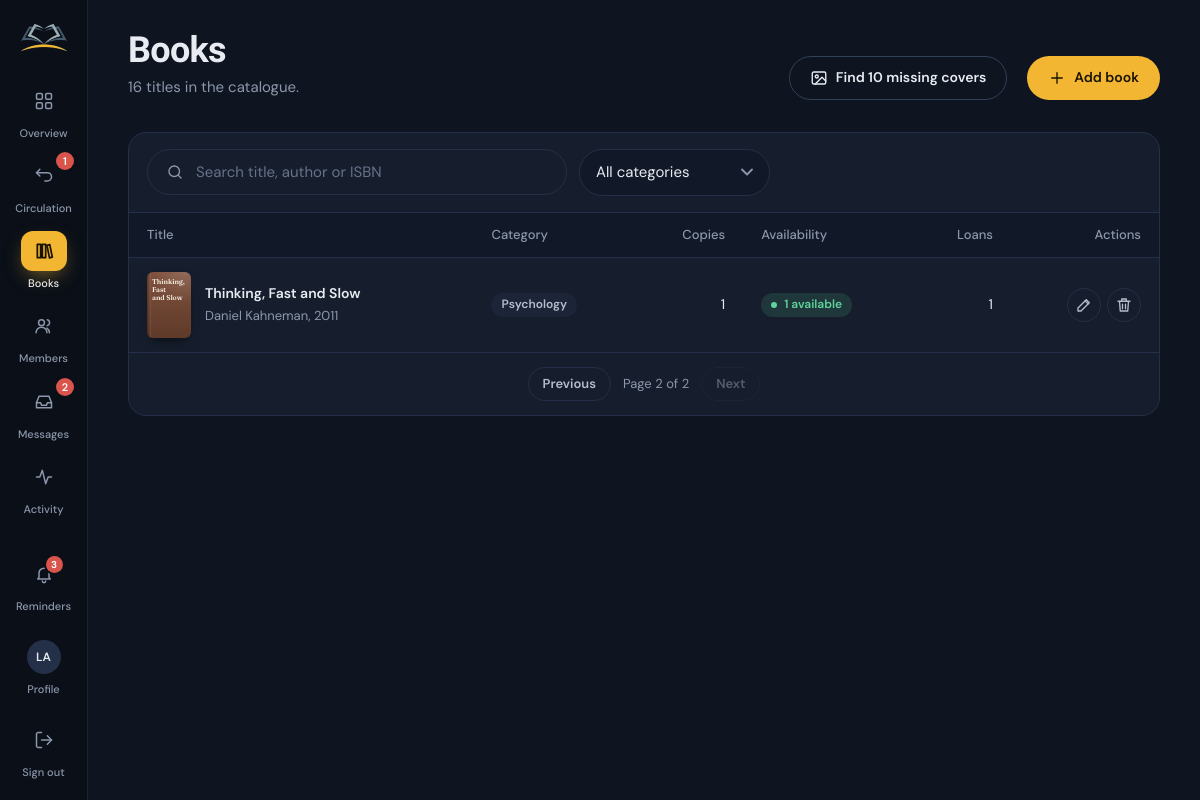
The app's page /admin/books.php?page=2 (signed in) with its own data.
### tables this page shows
CREATE TABLE users (
  id            INT UNSIGNED AUTO_INCREMENT PRIMARY KEY,
  name          VARCHAR(120) NOT NULL,
  username      VARCHAR(60)  NOT NULL UNIQUE,
  email         VARCHAR(160) NULL,
  phone         VARCHAR(40)  NULL,
  password_hash VARCHAR(255) NOT NULL,
  role          ENUM('admin','member') NOT NULL DEFAULT 'member',
  is_active     TINYINT(1)   NOT NULL DEFAULT 1,
  last_login_at DATETIME     NULL,
  created_at    DATETIME     NOT NULL DEFAULT CURRENT_TIMESTAMP,
  INDEX idx_users_role (role)
);

CREATE TABLE books (
  id             INT UNSIGNED AUTO_INCREMENT PRIMARY KEY,
  title          VARCHAR(200) NOT NULL,
  author         VARCHAR(160) NOT NULL,
  category       VARCHAR(80)  NULL,
  isbn           VARCHAR(20)  NULL,
  published_year SMALLINT     NULL,
  description    TEXT         NULL,
  cover          VARCHAR(255) NULL,
  pdf            VARCHAR(255) NULL,
  copies         INT UNSIGNED NOT NULL DEFAULT 1,
  created_at     DATETIME     NOT NULL DEFAULT CURRENT_TIMESTAMP,
  INDEX idx_books_title (title),
  INDEX idx_books_author (author),
  INDEX idx_books_category (category)
);

### admin/books.php (the view, shortened to what the rows shown need)
<?php
require __DIR__ . '/../includes/bootstrap.php';
$user = require_role('admin');
$search = input('q');
$category = input('category');
$where = [];
$params = [];
$whereSql = $where ? 'WHERE ' . implode(' AND ', $where) : '';
$p = paginate((int)q_val('SELECT COUNT(*) FROM books b ' . $whereSql, $params), 15);
$books = q_all('SELECT ' . book_columns() . ', (SELECT COUNT(*) FROM loans lx WHERE lx.book_id = b.id) AS times FROM ' . books_from()
    . " $whereSql ORDER BY b.title LIMIT {$p['per']} OFFSET {$p['offset']}", $params);
$attachments = function (?array $b): array {
    $coverOk = $b && $b['cover'] && is_file(APP_ROOT . '/' . $b['cover']);
    $pdfPath = $b && $b['pdf'] ? APP_ROOT . '/' . $b['pdf'] : null;
    $pdfOk = $pdfPath && is_file($pdfPath);
    return [
        '_cover_url' => $coverOk ? url($b['cover']) : '',
        '_pdf_url'   => $pdfOk ? url('read.php', ['id' => $b['id']]) : '',
        '_pdf_size'  => $pdfOk ? format_bytes((int)filesize($pdfPath)) : '',
    ];
};
$bookJson = fn(array $b) => json_encode([
    'id' => $b['id'], 'title' => $b['title'], 'author' => $b['author'], 'category' => $b['category'], 'isbn' => $b['isbn'],
    'published_year' => $b['published_year'], 'copies' => $b['copies'], 'description' => $b['description'],
] + $attachments($b), JSON_UNESCAPED_UNICODE);
$active = 'books';
require __DIR__ . '/../includes/partials/header.php';
?>
<header class="page-head">
  <div class="page-head__title">
    <h1>Books</h1>
  </div>
</header>
<section class="card card--flush">
  <?php if ($books): ?>
  <div class="table-wrap">
    <table class="table table--stack">
      <thead><tr><th>Title</th><th>Category</th><th class="num">Copies</th><th>Availability</th><th class="num">Loans</th><th class="num">Actions</th></tr></thead>
      <tbody>
      <?php foreach ($books as $b): ?>
        <tr>
          <td><a class="cell-book" href="<?= e(url('book.php', ['id' => $b['id']])) ?>"><?= cover_html($b, 'cover-sm') ?><span><strong><?= e($b['title']) ?></strong><span class="muted small"><?= e($b['author']) ?><?= $b['published_year'] ? ', ' . e($b['published_year']) : '' ?></span></span></a></td>
          <td><?= $b['category'] ? '<span class="badge badge--muted badge--plain">' . e($b['category']) . '</span>' : '<span class="muted">—</span>' ?></td>
          <td class="num"><?= (int)$b['copies'] ?></td>
          <td><?= (int)$b['available'] > 0 ? '<span class="badge badge--ok">' . (int)$b['available'] . ' available</span>' : '<span class="badge badge--warn">All on loan</span>' ?>
            <?php if ($b['pdf']): ?><span class="badge badge--info badge--plain" title="Has an e-book PDF">PDF</span><?php endif; ?></td>
          <td class="num"><?= (int)$b['times'] ?></td>
          <td>
            <div class="actions">
              <button class="btn btn--ghost btn--sm btn--icon" type="button" data-open="book-dialog" data-fill="<?= e($bookJson($b)) ?>" aria-label="Edit <?= e($b['title']) ?>" title="Edit"><?= icon('edit') ?></button>
              <form method="post" data-confirm="“<?= e($b['title']) ?>” and its loan history will be permanently removed." data-confirm-title="Delete this book?" data-confirm-ok="Delete book">
                <button class="btn btn--ghost btn--sm btn--icon" type="submit" aria-label="Delete <?= e($b['title']) ?>" title="Delete"><?= icon('trash') ?></button>
              </form>
            </div>
          </td>
        </tr>
      <?php endforeach; ?>
      </tbody>
    </table>
  </div>
  <?php else: ?>
    <div class="empty"><?= empty_art('shelf') ?><h3>No books found</h3><p><?= $search !== '' || $category !== '' ? 'Try another search or category.' : 'Add your first book to start the catalogue.' ?></p></div>
  <?php endif; ?>
</section>
<?php require __DIR__ . '/../includes/partials/footer.php'; ?>

### includes/partials/header.php (shortened to what the rows shown need)
<?php
$user = current_user();
$active = $active ?? '';
$isAdmin = $user && $user['role'] === 'admin';
if ($user && !$isAdmin) {
    $navCounts = [
        'loans'    => active_loan_count((int)$user['id']),
        'messages' => unread_replies((int)$user['id']),
    ];
    $nav = [
        ['discover.php', 'discover', 'compass', 'Discover'],
        ['loans.php', 'loans', 'book', 'My loans', $navCounts['loans']],
        ['favorites.php', 'favorites', 'heart', 'Favorites'],
        ['messages.php', 'messages', 'message', 'Messages', $navCounts['messages']],
    ];
} elseif ($isAdmin) {
    $navCounts = [
        'returns'  => (int)q_val("SELECT COUNT(*) FROM loans WHERE status = 'return_requested'"),
        'messages' => chat_unread_conversations(),
    ];
    $nav = [
        ['admin/index.php', 'overview', 'grid', 'Overview'],
        ['admin/loans.php', 'loans', 'swap', 'Circulation', $navCounts['returns']],
        ['admin/books.php', 'books', 'books', 'Books'],
        ['admin/members.php', 'members', 'users', 'Members'],
        ['admin/messages.php', 'messages', 'inbox', 'Messages', $navCounts['messages']],
        ['admin/activity.php', 'activity', 'activity', 'Activity'],
    ];
}
$theme = ($_COOKIE['bt_theme'] ?? '') === 'light' ? 'light' : 'dark';
$reminders = $user ? reminders_for($user) : [];
?><!doctype html>
<html lang="en" data-theme="<?= $theme ?>">
<head>
  <link rel="stylesheet" href="<?= e(asset('css/app.css')) ?>">
</head>
<body class="<?= e($bodyClass ?? '') ?>"<?= $user ? ' data-search-api="' . e(url('api/search.php')) . '"' : '' ?>>
<?php if ($user):
    $home = url(home_for($user));
?>
<div class="app" id="app">
  <aside class="sidebar" id="sidebar" aria-label="Sidebar">
    <a class="brand" href="<?= e($home) ?>" aria-label="BookTrack home">
      <img src="<?= e(asset('img/logo.png')) ?>" alt="" width="46" height="27">
    </a>
    <nav class="nav" aria-label="Main">
      <?php foreach ($nav as $item): ?>
        <a href="<?= e(url($item[0])) ?>" <?= $active === $item[1] ? 'aria-current="page"' : '' ?>>
          <span class="nav__icon"><?= icon($item[2]) ?></span>
          <span class="nav__label"><?= e($item[3]) ?></span>
          <?php if (!empty($item[4])): ?><span class="count" aria-label="<?= (int)$item[4] ?> new"><?= (int)$item[4] ?></span><?php endif; ?>
        </a>
      <?php endforeach; ?>
    </nav>
    <div class="rail-user">
      <button class="rail-bell" type="button" popovertarget="reminders" aria-label="Reminders<?= $reminders ? ', ' . count($reminders) . ' new' : '' ?>">
        <span class="nav__icon"><?= icon('bell') ?><?php if ($reminders): ?><span class="count"><?= count($reminders) > 9 ? '9+' : count($reminders) ?></span><?php endif; ?></span>
        <span class="nav__label">Reminders</span>
      </button>
      <a class="rail-account" href="<?= e(url('profile.php')) ?>" <?= $active === 'profile' ? 'aria-current="page"' : '' ?> title="<?= e($user['name']) ?>">
        <span class="nav__icon"><span class="avatar"><?= e(initials($user['name'])) ?></span></span>
        <span class="nav__label">Profile</span>
      </a>
      <form method="post" action="<?= e(url('logout.php')) ?>">
        <button class="rail-signout" type="submit"><span class="nav__icon"><?= icon('logout') ?></span><span class="nav__label">Sign out</span></button>
      </form>
    </div>
  </aside>
  <div class="shell">
    <main class="main" id="main">
<?php endif; ?>

### includes/helpers.php (shortened to what the rows shown need)
<?php
function e($value): string
{
    return htmlspecialchars((string)($value ?? ''), ENT_QUOTES | ENT_SUBSTITUTE, 'UTF-8');
}
function base_url(): string
{
    static $base = null;
    if ($base !== null) return $base;
    $root   = str_replace('\\', '/', (string)realpath(APP_ROOT));
    $script = str_replace('\\', '/', (string)realpath($_SERVER['SCRIPT_FILENAME'] ?? ''));
    $rel    = ltrim(substr($script, strlen($root)), '/');
    $name   = $_SERVER['SCRIPT_NAME'] ?? '/';
    $base   = ($rel !== '' && str_ends_with($name, $rel)) ? substr($name, 0, -strlen($rel)) : '/';
    return $base ?: '/';
}
function url(string $path = '', array $query = []): string
{
    $u = base_url() . ltrim($path, '/');
    if ($query) $u .= '?' . http_build_query($query);
    return $u;
}
function asset(string $path): string
{
    $file = APP_ROOT . '/assets/' . $path;
    $v = is_file($file) ? filemtime($file) : 1;
    return url('assets/' . $path) . '?v=' . $v;
}
function input_int(string $key, int $default = 0): int
{
    $v = $_POST[$key] ?? $_GET[$key] ?? null;
    return is_numeric($v) ? (int)$v : $default;
}
function today(): string
{
    return date('Y-m-d');
}
function initials(string $name): string
{
    $parts = preg_split('/\s+/', trim($name)) ?: [];
    $out = '';
    foreach (array_slice($parts, 0, 2) as $p) $out .= mb_strtoupper(mb_substr($p, 0, 1));
    return $out ?: '?';
}
function plural(int $n, string $word, ?string $pluralWord = null): string
{
    return $n . ' ' . ($n === 1 ? $word : ($pluralWord ?? $word . 's'));
}
function cover_html(array $book, string $class = 'cover'): string
{
    $title = e($book['title'] ?? '');
    $variant = crc32('v' . ($book['title'] ?? '') . ($book['author'] ?? '')) % 5;
    return '<div class="' . e($class) . ' cover--generated cover--v' . $variant . '" style="--cover-bg:' . cover_color($book) . '" role="img" aria-label="Cover of ' . $title . '">'
        . '<span class="cover__title">' . $title . '</span>'
        . '<span class="cover__author">' . e($book['author'] ?? '') . '</span></div>';
}
function cover_color(array $book): string
{
    $palettes = ['#3E5C8A', '#7A4A35', '#2F6B57', '#8A3B47', '#5B4E8C', '#4F5D73', '#2E6E7E', '#6B5040'];
    return $palettes[crc32((string)($book['title'] ?? '')) % count($palettes)];
}
function icon(string $name, string $class = 'icon'): string
{
    return '<svg class="' . e($class) . '" viewBox="0 0 24 24" aria-hidden="true">' . ($paths[$name] ?? '') . '</svg>';
}
function paginate(int $total, int $perPage = 12): array
{
    $pages = max(1, (int)ceil($total / $perPage));
    $page  = min($pages, max(1, input_int('page', 1)));
    return ['page' => $page, 'pages' => $pages, 'per' => $perPage, 'offset' => ($page - 1) * $perPage, 'total' => $total];
}

### records on screen
users: name "LA"
books: title "Thinking, Fast and Slow", author "Daniel Kahneman", published_year "2011", category "Psychology", copies "1", available "1", times "1"

### other values on screen
$item[3] "Overview"
$item[3] "Circulation"
$item[4] "1"
$item[3] "Books"
$item[3] "Members"
$item[3] "Messages"
$item[4] "2"
$item[3] "Activity"
count($reminders) "3"
plural($p['total'], 'title') "16 titles"
$missingCovers "10"
$p['page'] "2"
$p['pages'] "2"
